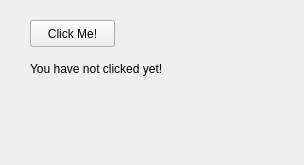
<?xml version="1.0" encoding="UTF-8"?>
<ui version="4.0">
 <class>MainWindow</class>
 <widget class="QMainWindow" name="MainWindow">
  <property name="geometry">
   <rect>
    <x>0</x>
    <y>0</y>
    <width>304</width>
    <height>165</height>
   </rect>
  </property>
  <property name="windowTitle">
   <string>MainWindow</string>
  </property>
  <widget class="QWidget" name="centralWidget">
   <widget class="QPushButton" name="pushButton">
    <property name="geometry">
     <rect>
      <x>30</x>
      <y>20</y>
      <width>85</width>
      <height>27</height>
     </rect>
    </property>
    <property name="text">
     <string>Click Me!</string>
    </property>
   </widget>
   <widget class="QLabel" name="label">
    <property name="geometry">
     <rect>
      <x>30</x>
      <y>60</y>
      <width>151</width>
      <height>17</height>
     </rect>
    </property>
    <property name="text">
     <string>You have not clicked yet!</string>
    </property>
   </widget>
  </widget>
 </widget>
 <layoutdefault spacing="6" margin="11"/>
 <resources/>
 <connections/>
</ui>
